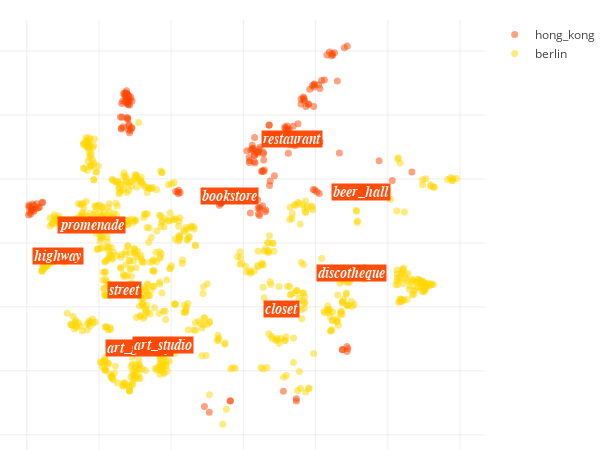

Here is the notebook cell this chart was saved with:
### Code cell
class LocationsScatterStyle:
    MARKER_OPACITY = 0.5
    MARKER_SIZE = 7
    PLOT_HEIGHT = 450
    PLOT_WIDTH = 600
    TARGET_COLOR = 'orangered'
    OPPOSITE_COLOR = 'gold'
    ANNOTATION_BACKGROUND = 'orangered'
    ANNOTATION_FONT_SIZE = 14
    ANNOTATION_OPACITY = 0.95
    ANNOTATION_FONT_COLOR = 'white'
    ANNOTATION_FONT_NAME = 'arial'
    MARGIN = dict(l=0, r=30, b=0, t=20)    

    
def locations_scatter_plot(locs_x, locs_y, 
                           opposite_locs_x,opposite_locs_y,
                          locs_labels, opposite_locs_labels):
    
    def create_scatter(x, y, colors, labels, name, size, opacity):
        return go.Scatter(x=x, y=y,
                          mode='markers',
                          hoverinfo='text', 
                          text=labels, name=name,
                          marker=dict(size=size, 
                                      color=colors,
                                      opacity=opacity))
    style = LocationsScatterStyle
    
    annotations = []
    
    for l, x, y in zip(tag_labels, 
                       [x[0] for x in tag_labels_coordinates], 
                       [x[1] for x in tag_labels_coordinates]):
        
        annotations.append(
            go.Annotation(x = x, y = y, 
                          xanchor="center",
                          showarrow=False, 
                          text="<i><b>{}".format(l),
                          opacity=style.ANNOTATION_OPACITY,
                          bgcolor=style.ANNOTATION_BACKGROUND,
                          font=dict(size=style.ANNOTATION_FONT_SIZE, 
                                    color=style.ANNOTATION_FONT_COLOR, 
                                    family=style.ANNOTATION_FONT_NAME)))
    
    data = [create_scatter(locs_x, locs_y, 
                           style.TARGET_COLOR, 
                           locs_labels, CITY,
                           style.MARKER_SIZE, 
                           style.MARKER_OPACITY),
            
            create_scatter(opposite_locs_x, opposite_locs_y, 
                           style.OPPOSITE_COLOR, 
                           opposite_locs_labels, 
                           opposite_city,
                           style.MARKER_SIZE, 
                           style.MARKER_OPACITY)]

    axis_style = dict(showticklabels=False, zeroline=False)
    
    layout = go.Layout(height=style.PLOT_HEIGHT, 
                       width=style.PLOT_WIDTH,
                       margin=style.MARGIN, 
                       hovermode='closest',
                       xaxis=axis_style, 
                       yaxis=axis_style)
    
    fig = go.Figure(data=data, layout=layout)
    fig['layout']['annotations'] = annotations
    py.iplot(fig, show_link=False)


locations_scatter_plot(np.array(visual_data[0])[indexes_target],
                       np.array(visual_data[1])[indexes_target], 
                       np.array(visual_data[0])[indexes_opposite],
                       np.array(visual_data[1])[indexes_opposite],
                       labels[indexes_target], labels[indexes_opposite])

### Figure 1 — Plotly figure (JSON) as saved in the notebook; plotly's stock layout.template omitted (floating-point values rounded to 4 significant figures; data arrays with more than 128 entries replaced by an {"elided": "..."} marker saying what was removed)
{"data": [{"hoverinfo": "text", "marker": {"color": "orangered", "opacity": 0.5, "size": 7}, "mode": "markers", "name": "hong_kong", "text": {"elided": "203 str values"}, "type": "scatter", "uid": "7662c32e-353d-11e9-9fcf-3c15c2cf2370", "x": {"elided": "203 float values"}, "y": {"elided": "203 float values"}}, {"hoverinfo": "text", "marker": {"color": "gold", "opacity": 0.5, "size": 7}, "mode": "markers", "name": "berlin", "text": {"elided": "810 str values"}, "type": "scatter", "uid": "7662cfc2-353d-11e9-ac95-3c15c2cf2370", "x": {"elided": "810 float values"}, "y": {"elided": "810 float values"}}], "layout": {"annotations": [{"bgcolor": "orangered", "font": {"color": "white", "family": "arial", "size": 14}, "opacity": 0.95, "showarrow": false, "text": "<i><b>restaurant", "x": 13.41, "xanchor": "center", "y": 32.38}, {"bgcolor": "orangered", "font": {"color": "white", "family": "arial", "size": 14}, "opacity": 0.95, "showarrow": false, "text": "<i><b>street", "x": -33.0, "xanchor": "center", "y": -14.65}, {"bgcolor": "orangered", "font": {"color": "white", "family": "arial", "size": 14}, "opacity": 0.95, "showarrow": false, "text": "<i><b>discotheque", "x": 30.03, "xanchor": "center", "y": -9.344}, {"bgcolor": "orangered", "font": {"color": "white", "family": "arial", "size": 14}, "opacity": 0.95, "showarrow": false, "text": "<i><b>promenade", "x": -41.93, "xanchor": "center", "y": 5.536}, {"bgcolor": "orangered", "font": {"color": "white", "family": "arial", "size": 14}, "opacity": 0.95, "showarrow": false, "text": "<i><b>art_gallery", "x": -28.87, "xanchor": "center", "y": -32.81}, {"bgcolor": "orangered", "font": {"color": "white", "family": "arial", "size": 14}, "opacity": 0.95, "showarrow": false, "text": "<i><b>beer_hall", "x": 32.43, "xanchor": "center", "y": 15.77}, {"bgcolor": "orangered", "font": {"color": "white", "family": "arial", "size": 14}, "opacity": 0.95, "showarrow": false, "text": "<i><b>bookstore", "x": -3.829, "xanchor": "center", "y": 14.58}, {"bgcolor": "orangered", "font": {"color": "white", "family": "arial", "size": 14}, "opacity": 0.95, "showarrow": false, "text": "<i><b>closet", "x": 10.62, "xanchor": "center", "y": -20.62}, {"bgcolor": "orangered", "font": {"color": "white", "family": "arial", "size": 14}, "opacity": 0.95, "showarrow": false, "text": "<i><b>art_studio", "x": -22.17, "xanchor": "center", "y": -31.95}, {"bgcolor": "orangered", "font": {"color": "white", "family": "arial", "size": 14}, "opacity": 0.95, "showarrow": false, "text": "<i><b>highway", "x": -51.4, "xanchor": "center", "y": -4.054}], "height": 450, "hovermode": "closest", "margin": {"b": 0, "l": 0, "r": 30, "t": 20}, "width": 600, "xaxis": {"showticklabels": false, "zeroline": false}, "yaxis": {"showticklabels": false, "zeroline": false}}}
